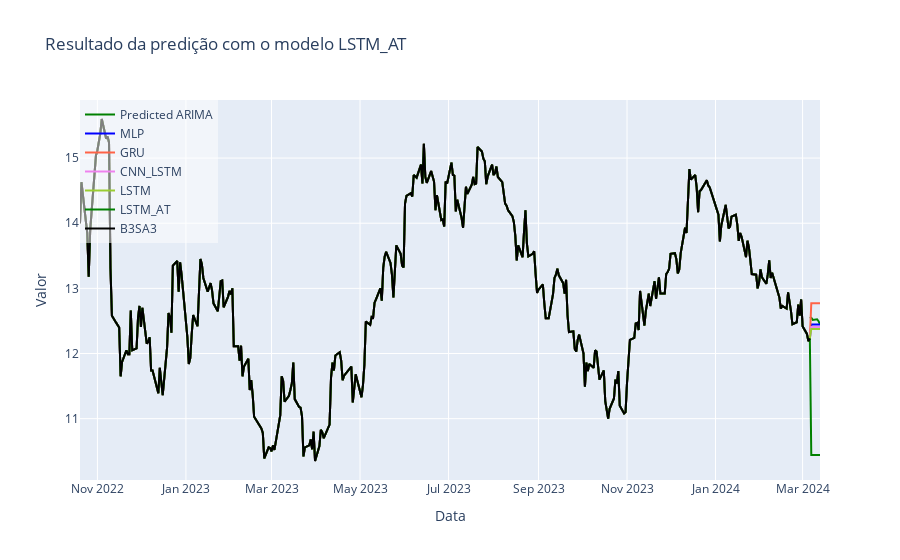

The notebook cell this image was saved under:
### Code cell
import plotly.graph_objects as go

# Cria um gráfico de linha usando o Plotly
fig = go.Figure()

fig.add_trace(go.Scatter(x=T_preds[-(n_steps+1):], y=arima_predictions, mode='lines', name="Predicted ARIMA", line=dict(color='green')))

# Adiciona os valores preditos ao gráfico
colors=['blue', 'tomato', 'violet', 'yellowgreen', 'green']
for i in range(new_predictions.shape[1]):
    fig.add_trace(go.Scatter(x=T_preds, y=new_predictions[:,i], mode='lines', name=f'{list(trained_best_models.keys())[i]}', line=dict(color=colors[i])))


# Adiciona os valores reais ao gráfico
fig.add_trace(go.Scatter(x=T_test.values, y=y_test_real, mode='lines', name=ticker, line=dict(color='black')))
# Configura o layout do gráfico
fig.update_layout(
    title=f'Resultado da predição com o modelo {model_name}',
    xaxis_title='Data',
    yaxis_title='Valor',
    showlegend=True,
    legend=dict(x=0, y=1, bgcolor='rgba(255, 255, 255, 0.5)')
)

# Exibe o gráfico
fig.show()

### Figure 1 — Plotly figure (JSON) as saved in the notebook; plotly's stock layout.template omitted (floating-point values rounded to 4 significant figures; data arrays with more than 128 entries replaced by an {"elided": "..."} marker saying what was removed)
{"data": [{"line": {"color": "green"}, "mode": "lines", "name": "Predicted ARIMA", "type": "scatter", "x": ["2024-03-06T00:00:00.000000000", "2024-03-07T00:00:00.000000000", "2024-03-08T00:00:00.000000000", "2024-03-11T00:00:00.000000000", "2024-03-12T00:00:00.000000000", "2024-03-13T00:00:00.000000000"], "y": [12.56, 12.55, 12.52, 12.53, 12.5, 12.45]}, {"line": {"color": "blue"}, "mode": "lines", "name": "MLP", "type": "scatter", "x": {"elided": "347 str values"}, "y": {"elided": "347 float values"}}, {"line": {"color": "tomato"}, "mode": "lines", "name": "GRU", "type": "scatter", "x": {"elided": "347 str values"}, "y": {"elided": "347 float values"}}, {"line": {"color": "violet"}, "mode": "lines", "name": "CNN_LSTM", "type": "scatter", "x": {"elided": "347 str values"}, "y": {"elided": "347 float values"}}, {"line": {"color": "yellowgreen"}, "mode": "lines", "name": "LSTM", "type": "scatter", "x": {"elided": "347 str values"}, "y": {"elided": "347 float values"}}, {"line": {"color": "green"}, "mode": "lines", "name": "LSTM_AT", "type": "scatter", "x": {"elided": "347 str values"}, "y": {"elided": "347 float values"}}, {"line": {"color": "black"}, "mode": "lines", "name": "B3SA3", "type": "scatter", "x": {"elided": "342 str values"}, "y": {"elided": "342 float values"}}], "layout": {"legend": {"bgcolor": "rgba(255, 255, 255, 0.5)", "x": 0, "y": 1}, "showlegend": true, "title": {"text": "Resultado da predição com o modelo LSTM_AT"}, "xaxis": {"title": {"text": "Data"}}, "yaxis": {"title": {"text": "Valor"}}}}
